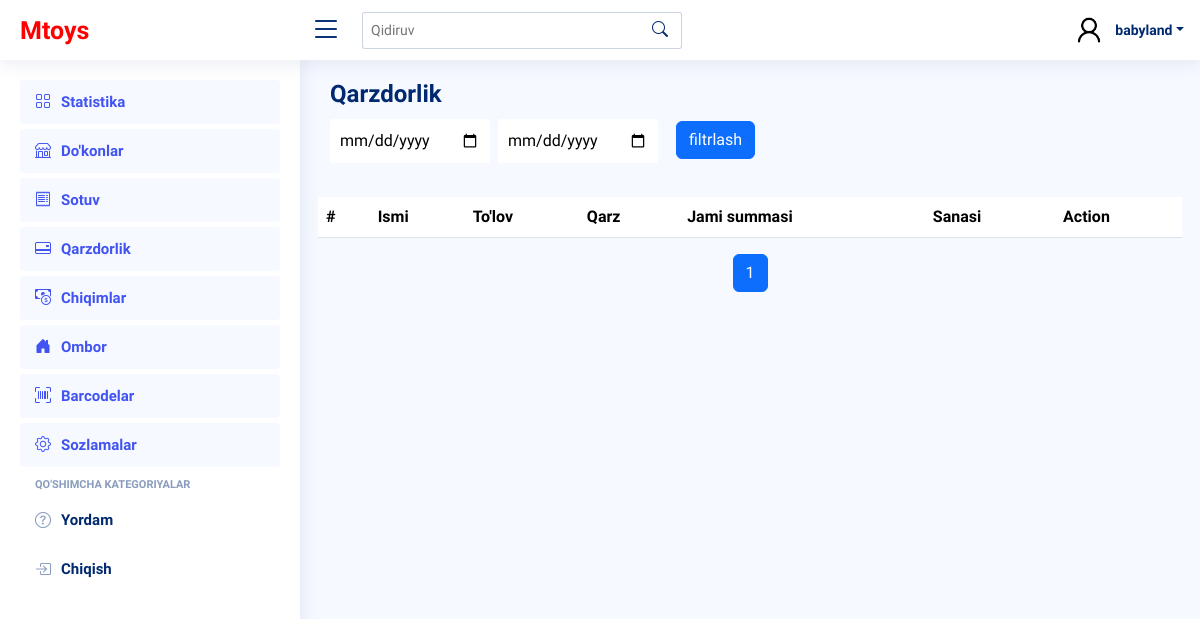
Before: /debt/ (signed in) with the older database file.
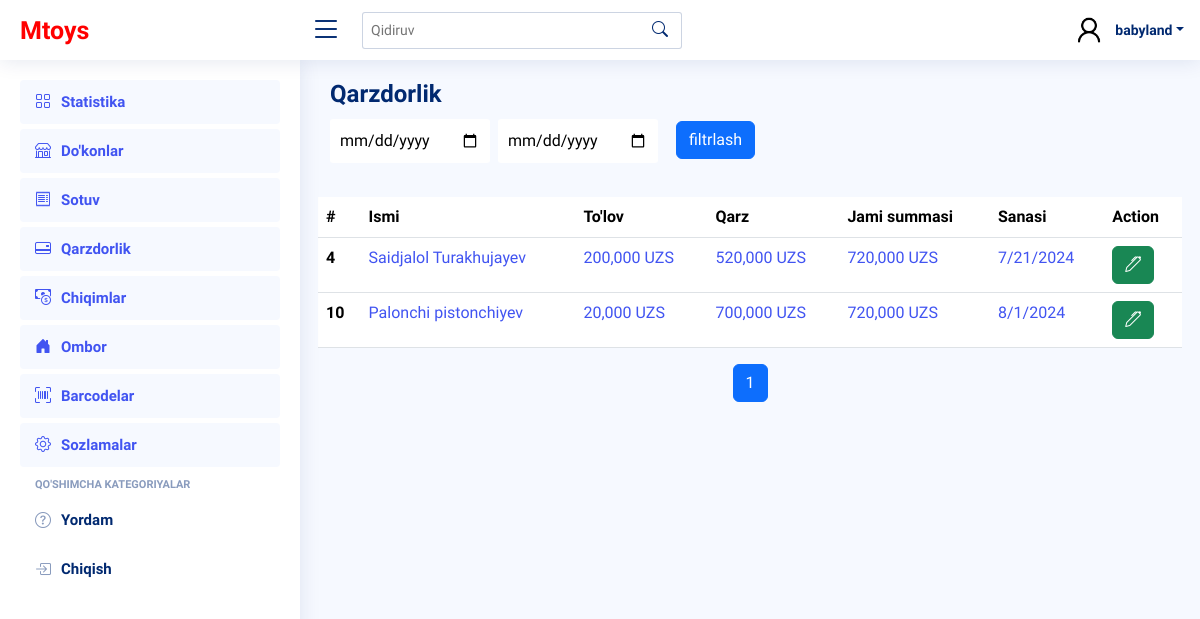
After: the same page with the newer database file.
### main_app/models.py (models this page shows, shortened)
class Sale(models.Model):
    payment = models.PositiveIntegerField(default=0)
    debt = models.PositiveIntegerField(default=0)
    date_added = models.DateField(auto_now_add=True)
    shop = models.ForeignKey(Shop, on_delete=models.CASCADE, related_name="sales")
    def get_amount(self):
        return sum([i.get_amount() for i in self.items.all()])

class Shop(models.Model):
    name = models.CharField(max_length=250)
    last_name = models.CharField(max_length=250)
    region = models.ForeignKey(Regions, on_delete=models.CASCADE, related_name="shops")

class SaleItems(models.Model):
    quantity = models.PositiveIntegerField(default=0)
    product = models.ForeignKey(Product, on_delete=models.CASCADE, related_name="sales")
    sale = models.ForeignKey(Sale, on_delete=models.CASCADE, related_name="items")
    def get_amount(self):
        overall =  self.product.sale_price * self.quantity
        if overall > 0:
            return overall
        else:
            return 0

class Product(models.Model):
    name = models.CharField(max_length=250)
    base_price = models.PositiveIntegerField(default=0)
    sale_price = models.PositiveIntegerField(default=0)
    amount = models.PositiveIntegerField(default=0)
    qr_code_id = models.CharField(max_length=250)

### main_app/views.py (the view, shortened to what this page needs)
# urls.py: path("debt/", DebtView.as_view(), name="debt"),
@method_decorator(login_required, name='dispatch')
class DebtView(ListView):
    template_name = "sale/debts.html"
    model = Sale
    paginate_by = 10
    context_object_name = 'object_list'
    def get_queryset(self):
        return Sale.objects.all()
    def get_context_data(self, **kwargs):
        context = {}
        sale_items = Sale.objects.filter(debt__gte = 0)
        paginator_sale_items = Paginator(sale_items, self.paginate_by)
        page_number_sale_items = self.request.GET.get('page_sale_items')
        page_obj_sale_items = paginator_sale_items.get_page(page_number_sale_items)
        context = {
            "provinces":Province.objects.all(),
            "regions": Regions.objects.all(),
            "shops":Shop.objects.all(),
            "object_list": page_obj_sale_items
        }
        return context

### templates/sale/debts.html (shortened to what this page needs)
{% extends 'wrapper.html' %}
{% load humanize %}
{% block content %}
<div class="pagetitle">
    <h1>Qarzdorlik</h1>
    <div class="d-felx justify-content-center align-items-center flex-column">
      <form method="POST" class="d-flex gap-2 justify-content-center align-items-center flex-column flex-lg-row justify-content-lg-start">
       <div class="from">
        <input name="from" type="date" id="from" style="border-radius: 3px;margin-top:10px;outline:none;border:none;padding:10px 10px;">
       </div>
        <div class="till">
          <input name="till" type="date" id="from" style="border-radius: 3px;margin-top:10px;outline:none;border:none;padding:10px 10px;">
        </div>
        <div class="button pt-2">
          <button class="btn btn-primary" name="filtr" style="margin-left: 10px;">filtrlash</button>
        </div>
      </form>
    </div>
  </div>
    <div class="row" style="overflow-x: auto;">
      {% if object_list %}
            <table class="table mt-4" >
              <thead>
                <tr>
                  <th scope="col">#</th>
                  <th scope="col">Ismi</th>
                  <th scope="col">To'lov</th>
                  <th scope="col">Qarz</th>
                  <th scope="col">Jami summasi</th>
                  <th scope="col">Sanasi</th>
                  <th scope="col">Action</th>
                </tr>
              </thead>
              <tbody>
                {% for i in object_list %}
                {% if i.debt > 0 %}
                <tr>
                    <th scope="row">{{ i.id }}</th>
                    <td><a href="{% url 'main_app:sale_detail' i.id %}">{{ i.shop.name }} {{ i.shop.last_name }}</a></td>
                    <td><a href="{% url 'main_app:sale_detail' i.id %}">{{ i.payment|intcomma }} UZS</a></td>
                    <td><a href="{% url 'main_app:sale_detail' i.id %}">{{ i.debt|intcomma }} UZS</a></td>
                    <td><a href="{% url 'main_app:sale_detail' i.id %}">{{ i.get_amount|intcomma }} UZS</a></td>
                    <td><a href="{% url 'main_app:sale_detail' i.id %}">{{ i.date_added.month }}/{{ i.date_added.day }}/{{ i.date_added.year }}</a></td>
                    <td>
                      <form method="POST" class="d-flex justify-content-start align-items-center gap-3">
                        <button type="button" class="btn btn-success edit-btn" data-id="{{ i.id }}" data-bs-toggle="modal"  data-bs-target="#editExpance"> <i class="bi bi-pen"></i></button>
                      </form>
                    </td>
                  </tr>
                {% endif %}
                {% endfor %}
              </tbody>
            </table>
            {% else %}
                  <div style="color: gray;font-size:20px;text-align:center">
                    Ma'lumot mavjud emas!!!
                  </div>
            {% endif %}
            <nav aria-label="Page navigation">
              <ul class="pagination justify-content-center">
                {% for num in object_list.paginator.page_range %}
                  {% if object_list.number == num %}
                    <li class="page-item active"><a class="page-link" href="?page_sale_items={{ num }}">{{ num }}</a></li>
                  {% else %}
                    <li class="page-item"><a class="page-link" href="?page_sale_items={{ num }}">{{ num }}</a></li>
                  {% endif %}
                {% endfor %}
              </ul>
          </nav>
    </div>
{% endblock content %}

### templates/wrapper.html (shortened to what this page needs)
<!DOCTYPE html>
{% load static %}
<html lang="en">
<head>
  <link href="{% static 'assets/vendor/bootstrap/css/bootstrap.min.css' %}" rel="stylesheet">
  <link href="{% static 'assets/vendor/bootstrap-icons/bootstrap-icons.css' %}" rel="stylesheet">
  <link href="{% static 'assets/vendor/boxicons/css/boxicons.min.css' %}" rel="stylesheet">
  <link href="{% static 'assets/vendor/quill/quill.snow.css' %}" rel="stylesheet">
  <link href="{% static 'assets/vendor/quill/quill.bubble.css' %}" rel="stylesheet">
  <link href="{% static 'assets/vendor/remixicon/remixicon.css' %}" rel="stylesheet">
  <link href="{% static 'assets/vendor/simple-datatables/style.css' %}" rel="stylesheet">
  <link href="{% static 'assets/css/style.css' %}" rel="stylesheet">
</head>
<body>
  <header id="header" class="header fixed-top d-flex align-items-center">
    <div class="d-flex align-items-center justify-content-between">
      <a href="{% url 'main_app:main' %}" class="logo d-flex align-items-center">
        Mtoys
      </a>
      <i class="bi bi-list toggle-sidebar-btn"></i>
    </div>
    <div class="search-bar">
      <form class="search-form d-flex align-items-center" method="GET">
        <input type="text" name="query" placeholder="Qidiruv" title="Enter search keyword">
        <button type="submit" title="Search" name="search"><i class="bi bi-search"></i></button>
      </form>
    </div>
    <nav class="header-nav ms-auto">
      <ul class="d-flex align-items-center">
        <li class="nav-item dropdown pe-3">
          <a class="nav-link nav-profile d-flex align-items-center pe-0" href="#" data-bs-toggle="dropdown">
            <img src="{% static 'assets/img/Sample_User_Icon (1).png' %}" alt="Profile" class="rounded-circle">
            <span class="d-none d-md-block dropdown-toggle ps-2">{{ request.user.username }}</span>
          </a>
        </li>
      </ul>
    </nav>
  </header>
  <aside id="sidebar" class="sidebar">
    <ul class="sidebar-nav" id="sidebar-nav">
      <li class="nav-item">
        <a class="nav-link " href="{% url 'main_app:main'%}">
          <i class="bi bi-grid"></i>
          <span>Statistika</span>
        </a>
      </li>
      <li class="nav-item">
        <a class="nav-link " href="{% url 'main_app:provinces'%}">
          <i class="bi bi-shop"></i>
          <span>Do'konlar</span>
        </a>
      </li>
      <li class="nav-item">
        <a class="nav-link " href="{% url 'main_app:sale'%}">
          <i class="bi bi-receipt"></i>
          <span>Sotuv</span>
        </a>
      </li>
      <li class="nav-item">
        <a class="nav-link " href="{% url 'main_app:debt'%}">
          <i class="bi bi-credit-card-2-back"></i>
          <span>Qarzdorlik</span>
        </a>
      </li>
      <li class="nav-item">
        <a class="nav-link " href="{% url 'expance_app:expance'%}">
          <i class="bi bi-cash-coin"></i>
          <span>Chiqimlar</span>
        </a>
      </li>
      <li class="nav-item">
        <a class="nav-link " href="{% url 'main_app:storage'%}">
          <i class="bi bi-house-door-fill"></i>
          <span>Ombor</span>
        </a>
      </li>
      <li class="nav-item">
        <a class="nav-link " href="{% url 'main_app:barcode'%}">
          <i class="bi bi-upc-scan"></i>
          <span>Barcodelar</span>
        </a>
      </li>
      <li class="nav-item">
        <a class="nav-link " href="{% url 'main_app:settings_app'%}">
          <i class="bi bi-gear"></i>
          <span>Sozlamalar</span>
        </a>
      </li>
      <li class="nav-heading">Qo'shimcha Kategoriyalar</li>
      <li class="nav-item">
        <a class="nav-link collapsed"  href="http://t.me/Saidjalol10">
          <i class="bi bi-question-circle"></i>
          <span>Yordam</span>
        </a>
      </li>
      <ul class="nav">
        <li class="nav-item">
          <a id="logout-link" class="nav-link collapsed" href="#">
            <i class="bi bi-box-arrow-in-right"></i>
            <span>Chiqish</span>
          </a>
        </li>
      </ul>
    </ul>
  </aside>
  <main id="main" class="main">
        {% block content %} {% endblock content %}
  </main>
</body>
</html>

### staticfiles/assets/css/style.css (style rules this page uses)
:root { scroll-behavior: smooth; }
body { font-family: "Open Sans", sans-serif; background: #f6f9ff; color: #444444; }
a { color: #4154f1; text-decoration: none; }
h1, h2, h3, h4, h5, h6 { font-family: "Nunito", sans-serif; }
#main { margin-top: 60px; padding: 20px 30px; transition: all 0.3s; }
.pagetitle { margin-bottom: 10px; }
.pagetitle h1 { font-size: 24px; margin-bottom: 0; font-weight: 600; color: #012970; }
.logo { line-height: 1; }
@media (min-width: 1200px) { .logo { width: 280px; } }
.header { transition: all 0.5s; z-index: 997; height: 60px; box-shadow: 0px 2px 20px rgba(1, 41, 112, 0.1); background-color: #fff; padding-left: 20px; }
.header .toggle-sidebar-btn { font-size: 32px; padding-left: 10px; cursor: pointer; color: #012970; }
.header .search-bar { min-width: 360px; padding: 0 20px; }
.header .search-form { width: 100%; }
.header .search-form input { border: 0; font-size: 14px; color: #012970; border: 1px solid rgba(1, 41, 112, 0.2); padding: 7px 38px 7px 8px; border-radius: 3px; transition: 0.3s; width: 100%; }
.header .search-form button { border: 0; padding: 0; margin-left: -30px; background: none; }
.header .search-form button i { color: #012970; }
.header-nav ul { list-style: none; }
.header-nav>ul { margin: 0; padding: 0; }
.header-nav .nav-profile { color: #012970; }
.header-nav .nav-profile img { max-height: 36px; }
.header-nav .nav-profile span { font-size: 14px; font-weight: 600; }
.sidebar { position: fixed; top: 60px; left: 0; bottom: 0; width: 300px; z-index: 996; transition: all 0.3s; padding: 20px; overflow-y: auto; scrollbar-width: thin; scrollbar-color: #aab7cf transparent; box-shadow: 0px 0px 20px rgba(1, 41, 112, 0.1); background-color: #fff; }
@media (min-width: 1200px) { #main, #footer { margin-left: 300px; } }
.sidebar-nav { padding: 0; margin: 0; list-style: none; }
.sidebar-nav li { padding: 0; margin: 0; list-style: none; }
.sidebar-nav .nav-item { margin-bottom: 5px; }
.sidebar-nav .nav-heading { font-size: 11px; text-transform: uppercase; color: #899bbd; font-weight: 600; margin: 10px 0 5px 15px; }
.sidebar-nav .nav-link { display: flex; align-items: center; font-size: 15px; font-weight: 600; color: #4154f1; transition: 0.3; background: #f6f9ff; padding: 10px 15px; border-radius: 4px; }
.sidebar-nav .nav-link i { font-size: 16px; margin-right: 10px; color: #4154f1; }
.sidebar-nav .nav-link.collapsed { color: #012970; background: #fff; }
.sidebar-nav .nav-link.collapsed i { color: #899bbd; }

### templates/wrapper.html (style rules this page uses)
.logo { color: red; font-weight: 900; font-size: 25px; }

### templates/sale/debts.html (style rules this page uses)
table { overflow: auto; }

Changed rows visible on the page:
now on this page (row edited): Sale: id "4", shop.name "Saidjalol", shop.last_name "Turakhujayev", payment "200,000", debt "520,000", get_amount "720,000", date_added.month "7", date_added.day "21", date_added.year "2024"
added Sale: id "10", shop.name "Palonchi", shop.last_name "pistonchiyev", payment "20,000", debt "700,000", get_amount "720,000", date_added.month "8", date_added.day "1", date_added.year "2024"
